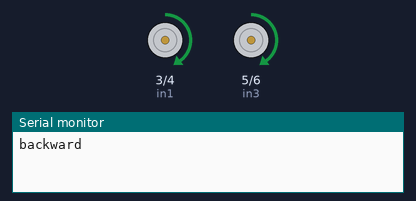
This sketch was run on a simulated Arduino Uno, built with avr-gcc and run on an emulated ATmega328P. Parts: motor-driver pin pairs drawn as motors (green arrow = first pin HIGH = forward, orange = second pin HIGH = backward, longer = more drive, scaled by the enable pin), the last lines printed to the serial monitor.

Above: at 2.5 s.
At 7.5 s:
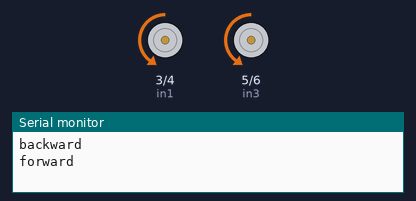
At 12.5 s:
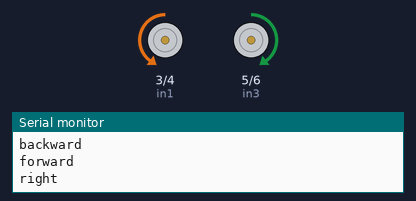
At 17.5 s:
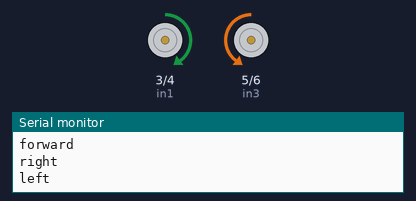
Timing chart, 0 to 26.0 s (numbered marks = the images above):
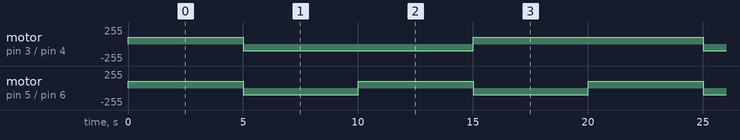

The sketch:

Normal_Car_Controll.ino
```cpp
//Motor 1 pins
int ENB = 9;
int in1 = 3;
int in2 = 4;

//Motor 2 pins
int ENA = 10;
int in3 = 5;
int in4 = 6;


void setup() {
  Serial.begin(9600);

  pinMode(ENA, OUTPUT);
  pinMode(ENB, OUTPUT);
  pinMode(in1, OUTPUT);
  pinMode(in2, OUTPUT);
  pinMode(in3, OUTPUT);
  pinMode(in4, OUTPUT);


}

void loop() {


  // Handle left movement
  Serial.println("backward");
  digitalWrite(in1, HIGH);
  digitalWrite(in2, LOW);
  digitalWrite(in3, HIGH);
  digitalWrite(in4, LOW);
  analogWrite(ENA, 100);
  analogWrite(ENB, 100);
delay(5000);
  // Handle right movement
  Serial.println("forward");
  digitalWrite(in1, LOW);
  digitalWrite(in2, HIGH);
  digitalWrite(in3, LOW);
  digitalWrite(in4, HIGH);
  analogWrite(ENA, 100);
  analogWrite(ENB, 100);
delay(5000);
  // Handle back movement
  Serial.println("right");
  digitalWrite(in1, LOW);
  digitalWrite(in2, HIGH);
  digitalWrite(in3, HIGH);
  digitalWrite(in4, LOW);
  analogWrite(ENA, 100);
  analogWrite(ENB, 100);
delay(5000);
  // Handle forward movement
  Serial.println("left");
  digitalWrite(in1, HIGH);
  digitalWrite(in2, LOW);
  digitalWrite(in3, LOW);
  digitalWrite(in4, HIGH);
  analogWrite(ENA, 100);
  analogWrite(ENB, 100);
delay(5000);
}
```

Measured:
- by itself, motor on pin 3 (in1) / pin 4 (in2): repeats every 20.0 s: backward 100/255 10.0 s, forward 100/255 10.0 s
- by itself, motor on pin 5 (in3) / pin 6 (in4): alternates forward 100/255 for 5.0 s and backward 100/255 for 5.0 s
